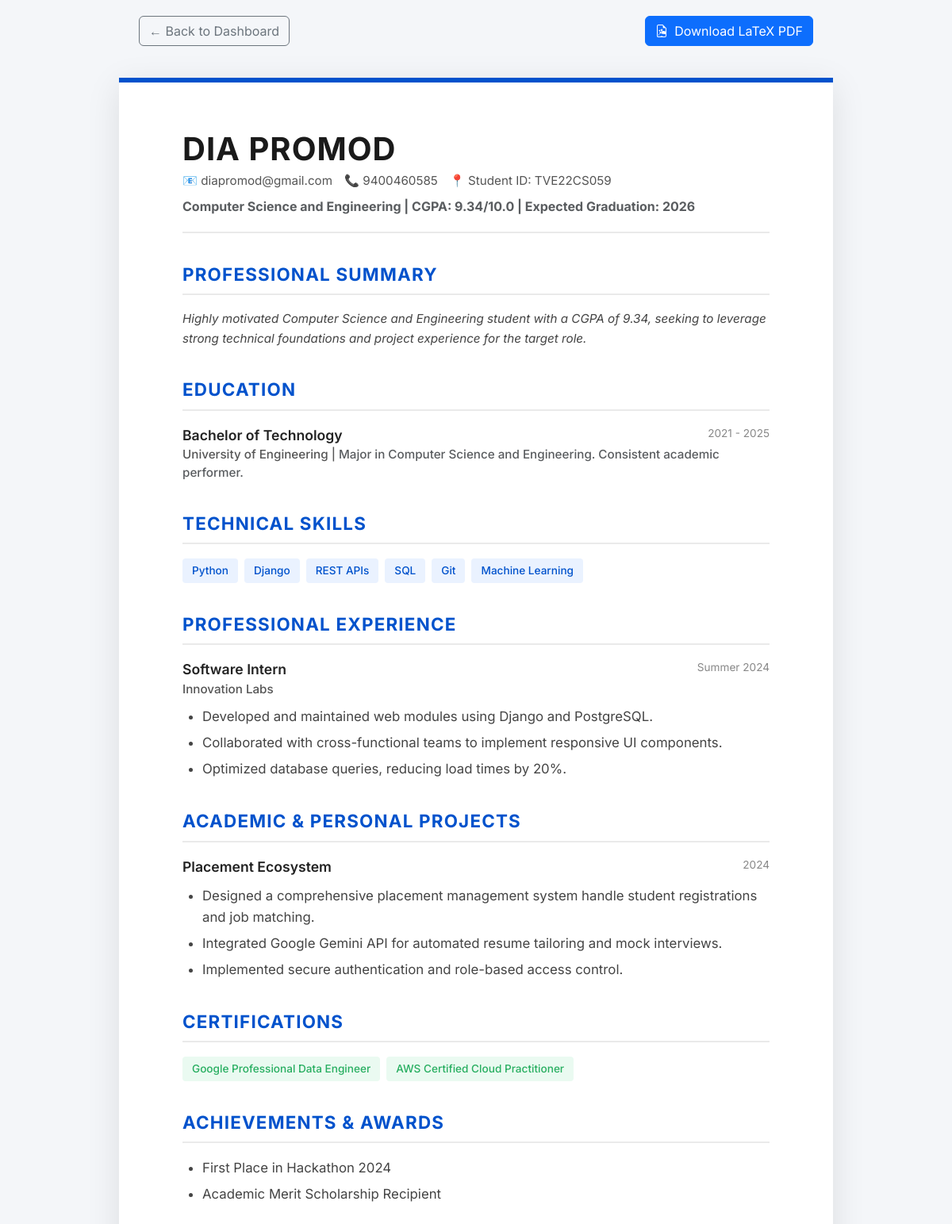
Screenshot of /resume-builder/view/21/ (signed in) with the database file from the repository.
### users/models.py (models this page shows, shortened)
class StudentProfile(models.Model):
    user = models.OneToOneField(CustomUser, on_delete=models.CASCADE, related_name="student_profile")
    first_name = models.CharField(max_length=100)
    last_name = models.CharField(max_length=100)
    email = models.EmailField(unique=True)
    contact_no = models.CharField(max_length=15)
    university_roll_no = models.CharField(max_length=20, unique=True)
    department = models.CharField(max_length=100)
    year_of_passout = models.IntegerField()
    cgpa = models.DecimalField(max_digits=4, decimal_places=2, null=True, blank=True)
    active_backlogs = models.IntegerField(default=0)
    history_of_backlogs = models.BooleanField(default=False)
    offers_received = models.IntegerField(default=0)
    companies_placed = models.TextField(blank=True, null=True)  # comma-separated list
    highest_slab_placed = models.IntegerField(default=0, choices=[
        (0, "Not Placed"),
        (1, "Slab 1 (<6 LPA)"),
        (2, "Slab 2 (6–12 LPA)"),
        (3, "Slab 3 (>=12 LPA)")
    ])

### resume_builder/views.py (the view)
# urls.py: path('view/<int:generated_id>/', views.view_resume, name='view_resume'),
@login_required
def view_resume(request, generated_id):
    gen_resume = get_object_or_404(GeneratedResume, id=generated_id, student=request.user)
    try:
        raw_content = json.loads(gen_resume.generated_content)
        content = clean_resume_content(raw_content)
    except Exception as e:
        return redirect('resume_builder:index') # Fallback if data is corrupted
    return render(request, 'resume_builder/resume_template.html', {
        'content': content,
        'student': request.user.student_profile,
        'generated_id': gen_resume.id
    })

### resume_builder/templates/resume_builder/resume_template.html (shortened to what this page needs)
<!DOCTYPE html>
<html lang="en">
<head>
    <link href="https://cdn.jsdelivr.net/npm/bootstrap@5.3.0/dist/css/bootstrap.min.css" rel="stylesheet">
</head>
<body>
    <div class="controls">
        <a href="{% url 'resume_builder:index' %}" class="btn btn-outline-secondary">&larr; Back to Dashboard</a>
        <div>
            {% if generated_id %}
            <a href="{% url 'resume_builder:download_pdf' generated_id %}" class="btn btn-primary d-flex align-items-center">
                 Download LaTeX PDF
            </a>
            {% else %}
                <span class="text-muted text-sm">Cannot download PDF. Error during generation.</span>
            {% endif %}
        </div>
    </div>
    {% if content %}
    <div class="resume-page">
        <div class="header">
            <h1>{{ student.first_name }} {{ student.last_name }}</h1>
            <div class="contact-info">
                <span>📧 {{ student.email }}</span>
                <span>📞 {{ student.contact_no }}</span>
                <span>📍 Student ID: {{ student.university_roll_no }}</span>
            </div>
            <div class="mt-2 text-muted fw-bold">
                {{ student.department }} | CGPA: {{ student.cgpa }}/10.0 | Expected Graduation: {{ student.year_of_passout|default:"2026" }}
            </div>
        </div>
        {% if content.objective %}
        <div class="section-title">Professional Summary</div>
        <p class="objective-text">{{ content.objective }}</p>
        {% endif %}
        {% if content.education %}
        <div class="section-title">Education</div>
        {% for edu in content.education %}
        <div class="mb-3">
            <div>
                <span class="item-title">{{ edu.degree }}</span>
                {% if edu.duration %}<span class="item-duration">{{ edu.duration }}</span>{% endif %}
            </div>
            <div class="item-subtitle">{{ edu.institution }} | <span class="text-muted">{{ edu.details }}</span></div>
        </div>
        {% endfor %}
        {% endif %}
        {% if content.skills %}
        <div class="section-title">Technical Skills</div>
        <div class="skills-container">
            {% for skill in content.skills %}
                <span class="skill-badge">{{ skill }}</span>
            {% endfor %}
        </div>
        {% endif %}
        {% if content.experience %}
        <div class="section-title">Professional Experience</div>
        {% for exp in content.experience %}
        <div class="mb-4">
            <div>
                <span class="item-title">{{ exp.title }}</span>
                {% if exp.duration %}<span class="item-duration">{{ exp.duration }}</span>{% endif %}
            </div>
            <div class="item-subtitle">{{ exp.company }}</div>
            <ul class="points-list">
                {% for point in exp.points %}
                <li>{{ point }}</li>
                {% endfor %}
            </ul>
        </div>
        {% endfor %}
        {% endif %}
        {% if content.projects %}
        <div class="section-title">Academic & Personal Projects</div>
        {% for proj in content.projects %}
        <div class="mb-4">
            <div>
                <span class="item-title">{{ proj.name }}</span>
                {% if proj.duration %}<span class="item-duration">{{ proj.duration }}</span>{% endif %}
            </div>
            <ul class="points-list">
                {% for point in proj.points %}
                <li>{{ point }}</li>
                {% endfor %}
            </ul>
        </div>
        {% endfor %}
        {% endif %}
        {% if content.certifications %}
        <div class="section-title">Certifications</div>
        <div class="skills-container">
            {% for cert in content.certifications %}
                <span class="skill-badge" style="background-color: #eafaf1; color: #27ae60;">{{ cert }}</span>
            {% endfor %}
        </div>
        {% endif %}
        {% if content.achievements %}
        <div class="section-title">Achievements & Awards</div>
        <ul class="points-list">
            {% for ach in content.achievements %}
            <li>{{ ach }}</li>
            {% endfor %}
        </ul>
        {% endif %}
    </div>
    {% endif %}
</body>
</html>

### resume_builder/templates/resume_builder/resume_template.html (style rules this page uses)
body { font-family: 'Inter', sans-serif; background-color: #f4f6f9; color: #333; }
.resume-page { max-width: 900px; margin: 40px auto; background: white; padding: 60px 80px; box-shadow: 0 10px 40px rgba(0,0,0,0.1); border-top: 6px solid #0052cc; }
.controls { max-width: 850px; margin: 20px auto 0; display: flex; justify-content: space-between; }
.header { text-align: left; border-bottom: 2px solid #eaeaea; padding-bottom: 20px; margin-bottom: 25px; }
h1 { color: #1a1a1a; font-weight: 700; font-size: 2.5rem; margin-bottom: 5px; text-transform: uppercase; letter-spacing: 1px; }
.contact-info { color: #555; font-size: 0.95rem; display: flex; gap: 15px; flex-wrap: wrap; }
.contact-info span { display: flex; align-items: center; }
.section-title { color: #0052cc; font-size: 1.4rem; font-weight: 700; text-transform: uppercase; letter-spacing: 1.2px; margin-top: 35px; margin-bottom: 18px; border-bottom: 2px solid #eaeaea; padding-bottom: 8px; }
.objective-text { font-size: 0.95rem; line-height: 1.6; color: #444; font-style: italic; }
.skills-container { display: flex; flex-wrap: wrap; gap: 8px; }
.skill-badge { background-color: #eaf2ff; color: #0052cc; padding: 5px 12px; border-radius: 4px; font-size: 0.85rem; font-weight: 500; }
.item-title { font-weight: 600; color: #222; font-size: 1.1rem; }
.item-subtitle { font-weight: 500; color: #555; font-size: 0.95rem; }
.item-duration { font-size: 0.85rem; color: #888; float: right; font-weight: 400; }
.points-list { margin-top: 10px; padding-left: 25px; font-size: 1.05rem; color: #444; line-height: 1.6; }
.points-list li { margin-bottom: 6px; }

### rows the page displays
StudentProfile: first_name "DIA", last_name "PROMOD", email "diapromod@gmail.com", contact_no "9400460585", university_roll_no "TVE22CS059", department "Computer Science and Engineering", cgpa "9.34", year_of_passout "2026"

### other values shown
{{ content.objective }} "Highly motivated Computer Science and Engineering student with a CGPA of 9.34, seeking to leverage strong technical foundations and project experience for the target role."
{{ edu.degree }} "Bachelor of Technology"
{{ edu.duration }} "2021 - 2025"
{{ edu.institution }} "University of Engineering"
{{ edu.details }} "Major in Computer Science and Engineering. Consistent academic performer."
{{ skill }} "Python" "Django" "REST APIs" "SQL" "Git" "Machine Learning"
{{ exp.title }} "Software Intern"
{{ exp.duration }} "Summer 2024"
{{ exp.company }} "Innovation Labs"
{{ point }} "Developed and maintained web modules using Django and PostgreSQL." "Collaborated with cross-functional teams to implement responsive UI components." "Optimized database queries, reducing load times by 20%."
{{ proj.name }} "Placement Ecosystem"
{{ proj.duration }} "2024"
{{ point }} "Designed a comprehensive placement management system handle student registrations and job matching." "Integrated Google Gemini API for automated resume tailoring and mock interviews." "Implemented secure authentication and role-based access control."
{{ cert }} "Google Professional Data Engineer" "AWS Certified Cloud Practitioner"
{{ ach }} "First Place in Hackathon 2024" "Academic Merit Scholarship Recipient"
